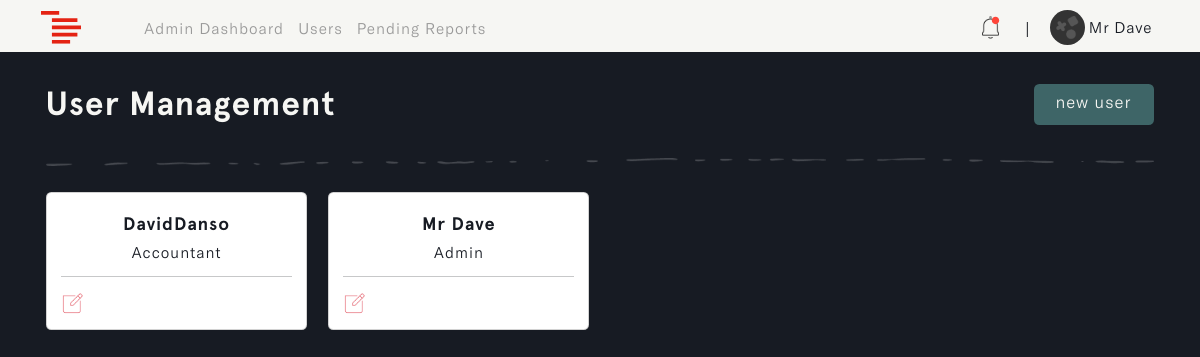
Page /admins/manage-users/ (signed in) on the earlier database version.
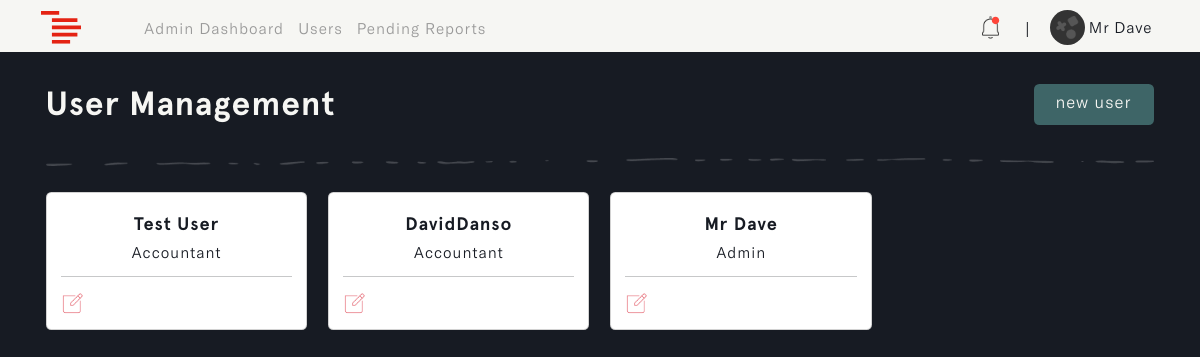
Same page on the later database version.
### accounts/models.py (models this page shows)
class Profile(models.Model):
    user = models.OneToOneField(settings.AUTH_USER_MODEL, on_delete=models.CASCADE, blank=True, null=True)
    name = models.CharField(max_length=255, unique=True)
    username = models.CharField(max_length=255, unique=True, blank=True, null=True)
    email = models.EmailField(max_length=255, unique=True)
    updated_time_stamp = models.DateTimeField(auto_now=True)
    created_time_stamp = models.DateTimeField(auto_now_add=True)
    id = models.UUIDField(default=uuid.uuid4, primary_key=True, unique=True, editable=False)
    def __str__(self):
        return self.username

class User(AbstractUser):
    ROLES = (
        ('admin', 'Admin'),
        ('accountant', 'Accountant'),
    )
    role = models.CharField(max_length=20, choices=ROLES, default='admin')

### u_admin/views.py (the view)
# urls.py: path('manage-users/', views.user_management, name='users'),
@login_required
def user_management(request):
    if request.user.role != 'admin':
        return redirect('login')
    users = Profile.objects.all()
    if request.method == 'POST':
        form = UserCreationForm(request.POST)
        if form.is_valid():
            user = form.save(commit=False)
            user.username = user.username.lower()
            user.save()
            messages.success(request, 'User created successful')
            return redirect('users')
    else:
        form = UserCreationForm()
    pending_reports = Report.objects.filter(status='pending')
    context = {'users': users, 'form': form, 'pending_reports': pending_reports}
    return render(request, 'u_admin/user_management.html', context)

### u_admin/templates/u_admin/user_management.html (shortened to what this page needs)
{% load static %}
{% load humanize %}
<!DOCTYPE html>
<html lang="en" class="js has-scroll-init has-scroll-smooth">
  <head>
    <link rel="stylesheet" href="{% static '/css/bootstrap.min.css' %}" />
    <link rel="stylesheet" href="{% static '/css/user_management.css' %}" />
    <link rel="stylesheet" href="{% static '/css/notifications.css' %}" />
  </head>
  <body
    id="pageTop"
    class="page-content"
    data-spy="scroll"
    data-target="#mainNav"
  >
    {% include 'nav.html' %}
    <main>
      <div data-scroll class="page page--layout-2" id="main">
        <div id="hero">
          <div class="container-fluid">
            <div class="hero-intro">
              <h1>
                User Management
                <button
                  data-bs-toggle="offcanvas"
                  data-bs-target="#offcanvasRight"
                  aria-controls="offcanvasRight"
                  class="px-4 btn"
                  id="new_user"
                >
                   new user
                </button>
              </h1>
              <img
                src="{% static 'images/line.png'%}"
                class="img-fluid d-flex mx-auto"
                id="page_line"
                alt="page_line"
              />
              <div class="row" id="user_cards">
                {% for user in users reversed %}
                <div class="col-md-3">
                  <div class="card">
                    <div class="card-body">
                      <h5>{{ user.name }}</h5>
                      <h6 id="user_role">
                        <span>{{ user.user.get_role_display }}</span>
                      </h6>
                      <hr id="line" />
                      <div id="action_btns">
                        <a href="{% url 'edit-user' user.id %}" id="edit_user">
                          <img
                            src="{% static 'images/edit.png' %}"
                            class="img-fluid"
                            id="edit_img"
                            alt="edit_img"
                          />
                        </a>
                      </div>
                    </div>
                  </div>
                </div>
                {% endfor %}
              </div>
            </div>
          </div>
        </div>
      </div>
    </main>
  </body>
</html>

Differences in the rows shown:
added Profile: name "Test User", user.role "Accountant"
